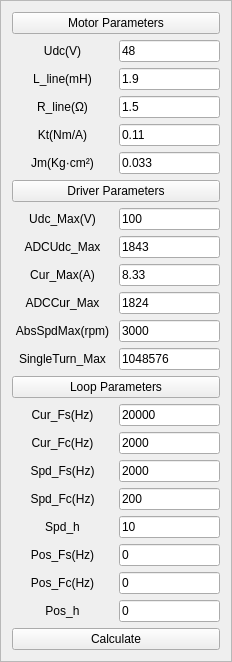
               <widget class="QFrame" name="MotorParameters_frame_1">
                <property name="frameShape">
                 <enum>QFrame::StyledPanel</enum>
                </property>
                <property name="frameShadow">
                 <enum>QFrame::Raised</enum>
                </property>
                <layout class="QVBoxLayout" name="verticalLayout_5">
                 <item>
                  <widget class="QPushButton" name="MotorParameters_pushButton_1">
                   <property name="text">
                    <string>Motor Parameters</string>
                   </property>
                  </widget>
                 </item>
                 <item>
                  <layout class="QHBoxLayout" name="Udc_horizontalLayout_1" stretch="1,1">
                   <item>
                    <widget class="QLabel" name="Udc_label_1">
                     <property name="text">
                      <string>Udc(V)</string>
                     </property>
                     <property name="alignment">
                      <set>Qt::AlignCenter</set>
                     </property>
                    </widget>
                   </item>
                   <item>
                    <widget class="QLineEdit" name="Udc_lineEdit_1">
                     <property name="maximumSize">
                      <size>
                       <width>16777215</width>
                       <height>16777215</height>
                      </size>
                     </property>
                     <property name="contextMenuPolicy">
                      <enum>Qt::DefaultContextMenu</enum>
                     </property>
                     <property name="layoutDirection">
                      <enum>Qt::LeftToRight</enum>
                     </property>
                     <property name="inputMask">
                      <string/>
                     </property>
                     <property name="text">
                      <string>48</string>
                     </property>
                     <property name="maxLength">
                      <number>7</number>
                     </property>
                     <property name="alignment">
                      <set>Qt::AlignLeading|Qt::AlignLeft|Qt::AlignVCenter</set>
                     </property>
                     <property name="placeholderText">
                      <string/>
                     </property>
                    </widget>
                   </item>
                  </layout>
                 </item>
                 <item>
                  <layout class="QHBoxLayout" name="Ll_horizontalLayout_1" stretch="1,1">
                   <item>
                    <widget class="QLabel" name="Ll_label_1">
                     <property name="text">
                      <string>L_line(mH)</string>
                     </property>
                     <property name="alignment">
                      <set>Qt::AlignCenter</set>
                     </property>
                    </widget>
                   </item>
                   <item>
                    <widget class="QLineEdit" name="Ll_lineEdit_1">
                     <property name="maximumSize">
                      <size>
                       <width>16777215</width>
                       <height>16777215</height>
                      </size>
                     </property>
                     <property name="contextMenuPolicy">
                      <enum>Qt::DefaultContextMenu</enum>
                     </property>
                     <property name="inputMask">
                      <string/>
                     </property>
                     <property name="text">
                      <string>1.9</string>
                     </property>
                     <property name="maxLength">
                      <number>7</number>
                     </property>
                     <property name="placeholderText">
                      <string/>
                     </property>
                    </widget>
                   </item>
                  </layout>
                 </item>
                 <item>
                  <layout class="QHBoxLayout" name="Rl_horizontalLayout_1" stretch="1,1">
                   <item>
                    <widget class="QLabel" name="Rl_label_1">
                     <property name="text">
                      <string>R_line(Ω)</string>
                     </property>
                     <property name="alignment">
                      <set>Qt::AlignCenter</set>
                     </property>
                    </widget>
                   </item>
                   <item>
                    <widget class="QLineEdit" name="Rl_lineEdit_1">
                     <property name="maximumSize">
                      <size>
                       <width>16777215</width>
                       <height>16777215</height>
                      </size>
                     </property>
                     <property name="contextMenuPolicy">
                      <enum>Qt::DefaultContextMenu</enum>
                     </property>
                     <property name="inputMask">
                      <string/>
                     </property>
                     <property name="text">
                      <string>1.5</string>
                     </property>
                     <property name="maxLength">
                      <number>7</number>
                     </property>
                     <property name="placeholderText">
                      <string/>
                     </property>
                    </widget>
                   </item>
                  </layout>
                 </item>
                 <item>
                  <layout class="QHBoxLayout" name="Kt_horizontalLayout_1" stretch="1,1">
                   <item>
                    <widget class="QLabel" name="Kt_label_1">
                     <property name="text">
                      <string>Kt(Nm/A)</string>
                     </property>
                     <property name="alignment">
                      <set>Qt::AlignCenter</set>
                     </property>
                     <property name="buddy">
                      <cstring>MotorEnable_widget</cstring>
                     </property>
                    </widget>
                   </item>
                   <item>
                    <widget class="QLineEdit" name="Kt_lineEdit_1">
                     <property name="maximumSize">
                      <size>
                       <width>16777215</width>
                       <height>16777215</height>
                      </size>
                     </property>
                     <property name="contextMenuPolicy">
                      <enum>Qt::DefaultContextMenu</enum>
                     </property>
                     <property name="inputMask">
                      <string/>
                     </property>
                     <property name="text">
                      <string>0.11</string>
                     </property>
                     <property name="maxLength">
                      <number>7</number>
                     </property>
                     <property name="placeholderText">
                      <string/>
                     </property>
                    </widget>
                   </item>
                  </layout>
                 </item>
                 <item>
                  <layout class="QHBoxLayout" name="Jm_horizontalLayout_1" stretch="1,1">
                   <item>
                    <widget class="QLabel" name="Jm_label_1">
                     <property name="text">
                      <string>Jm(Kg·cm²)</string>
                     </property>
                     <property name="alignment">
                      <set>Qt::AlignCenter</set>
                     </property>
                    </widget>
                   </item>
                   <item>
                    <widget class="QLineEdit" name="Jm_lineEdit_1">
                     <property name="maximumSize">
                      <size>
                       <width>16777215</width>
                       <height>16777215</height>
                      </size>
                     </property>
                     <property name="contextMenuPolicy">
                      <enum>Qt::DefaultContextMenu</enum>
                     </property>
                     <property name="inputMask">
                      <string/>
                     </property>
                     <property name="text">
                      <string>0.033</string>
                     </property>
                     <property name="maxLength">
                      <number>7</number>
                     </property>
                     <property name="placeholderText">
                      <string/>
                     </property>
                    </widget>
                   </item>
                  </layout>
                 </item>
                 <item>
                  <widget class="QPushButton" name="DriverParameters_pushButton_1">
                   <property name="text">
                    <string>Driver Parameters</string>
                   </property>
                  </widget>
                 </item>
                 <item>
                  <layout class="QHBoxLayout" name="UdcMax_horizontalLayout_1" stretch="1,1">
                   <item>
                    <widget class="QLabel" name="UdcMax_label_1">
                     <property name="text">
                      <string>Udc_Max(V)</string>
                     </property>
                     <property name="alignment">
                      <set>Qt::AlignCenter</set>
                     </property>
                    </widget>
                   </item>
                   <item>
                    <widget class="QLineEdit" name="UdcMax_lineEdit_1">
                     <property name="maximumSize">
                      <size>
                       <width>16777215</width>
                       <height>16777215</height>
                      </size>
                     </property>
                     <property name="contextMenuPolicy">
                      <enum>Qt::DefaultContextMenu</enum>
                     </property>
                     <property name="layoutDirection">
                      <enum>Qt::LeftToRight</enum>
                     </property>
                     <property name="inputMask">
                      <string/>
                     </property>
                     <property name="text">
                      <string>100</string>
                     </property>
                     <property name="maxLength">
                      <number>7</number>
                     </property>
                     <property name="alignment">
                      <set>Qt::AlignLeading|Qt::AlignLeft|Qt::AlignVCenter</set>
                     </property>
                     <property name="placeholderText">
                      <string/>
                     </property>
                    </widget>
                   </item>
                  </layout>
                 </item>
                 <item>
                  <layout class="QHBoxLayout" name="ADCUdcMax_horizontalLayout_1" stretch="1,1">
                   <item>
                    <widget class="QLabel" name="ADCUdcMax_label_1">
                     <property name="text">
                      <string>ADCUdc_Max</string>
                     </property>
                     <property name="alignment">
                      <set>Qt::AlignCenter</set>
                     </property>
                    </widget>
                   </item>
                   <item>
                    <widget class="QLineEdit" name="ADCUdcMax_lineEdit_1">
                     <property name="maximumSize">
                      <size>
                       <width>16777215</width>
                       <height>16777215</height>
                      </size>
                     </property>
                     <property name="contextMenuPolicy">
                      <enum>Qt::DefaultContextMenu</enum>
                     </property>
                     <property name="layoutDirection">
                      <enum>Qt::LeftToRight</enum>
                     </property>
                     <property name="inputMask">
                      <string/>
                     </property>
                     <property name="text">
                      <string>1843</string>
                     </property>
                     <property name="maxLength">
                      <number>7</number>
                     </property>
                     <property name="alignment">
                      <set>Qt::AlignLeading|Qt::AlignLeft|Qt::AlignVCenter</set>
                     </property>
                     <property name="placeholderText">
                      <string/>
                     </property>
                    </widget>
                   </item>
                  </layout>
                 </item>
                 <item>
                  <layout class="QHBoxLayout" name="CurMax_horizontalLayout_1" stretch="1,1">
                   <item>
                    <widget class="QLabel" name="CurMax_label_1">
                     <property name="text">
                      <string>Cur_Max(A)</string>
                     </property>
                     <property name="alignment">
                      <set>Qt::AlignCenter</set>
                     </property>
                    </widget>
                   </item>
                   <item>
                    <widget class="QLineEdit" name="CurMax_lineEdit_1">
                     <property name="maximumSize">
                      <size>
                       <width>16777215</width>
                       <height>16777215</height>
                      </size>
                     </property>
                     <property name="contextMenuPolicy">
                      <enum>Qt::DefaultContextMenu</enum>
                     </property>
                     <property name="inputMask">
                      <string/>
                     </property>
                     <property name="text">
                      <string>8.33</string>
                     </property>
                     <property name="maxLength">
                      <number>7</number>
                     </property>
                     <property name="placeholderText">
                      <string/>
                     </property>
                    </widget>
                   </item>
                  </layout>
                 </item>
                 <item>
                  <layout class="QHBoxLayout" name="ADCCurMax_horizontalLayout_1" stretch="1,1">
                   <item>
                    <widget class="QLabel" name="ADCCurMax_label_1">
                     <property name="text">
                      <string>ADCCur_Max</string>
                     </property>
                     <property name="alignment">
                      <set>Qt::AlignCenter</set>
                     </property>
                    </widget>
                   </item>
                   <item>
                    <widget class="QLineEdit" name="ADCCurMax_lineEdit_1">
                     <property name="maximumSize">
                      <size>
                       <width>16777215</width>
                       <height>16777215</height>
                      </size>
                     </property>
                     <property name="contextMenuPolicy">
                      <enum>Qt::DefaultContextMenu</enum>
                     </property>
                     <property name="inputMask">
                      <string/>
                     </property>
                     <property name="text">
                      <string>1824</string>
                     </property>
                     <property name="maxLength">
                      <number>7</number>
                     </property>
                     <property name="placeholderText">
                      <string/>
                     </property>
                    </widget>
                   </item>
                  </layout>
                 </item>
                 <item>
                  <layout class="QHBoxLayout" name="AbsSpdMax_horizontalLayout_1" stretch="1,1">
                   <item>
                    <widget class="QLabel" name="AbsSpdMax_label_1">
                     <property name="text">
                      <string>AbsSpdMax(rpm)</string>
                     </property>
                     <property name="alignment">
                      <set>Qt::AlignCenter</set>
                     </property>
                    </widget>
                   </item>
                   <item>
                    <widget class="QLineEdit" name="AbsSpdMax_lineEdit_1">
                     <property name="maximumSize">
                      <size>
                       <width>16777215</width>
                       <height>16777215</height>
                      </size>
                     </property>
                     <property name="contextMenuPolicy">
                      <enum>Qt::DefaultContextMenu</enum>
                     </property>
                     <property name="inputMask">
                      <string/>
                     </property>
                     <property name="text">
                      <string>3000</string>
                     </property>
                     <property name="maxLength">
                      <number>7</number>
                     </property>
                     <property name="placeholderText">
                      <string/>
                     </property>
                    </widget>
                   </item>
                  </layout>
                 </item>
                 <item>
                  <layout class="QHBoxLayout" name="SingleTurnMax_horizontalLayout_1" stretch="1,1">
                   <item>
                    <widget class="QLabel" name="SingleTurnMax_label_1">
                     <property name="text">
                      <string>SingleTurn_Max</string>
                     </property>
                     <property name="alignment">
                      <set>Qt::AlignCenter</set>
                     </property>
                    </widget>
                   </item>
                   <item>
                    <widget class="QLineEdit" name="SingleTurnMax_lineEdit_1">
                     <property name="maximumSize">
                      <size>
                       <width>16777215</width>
                       <height>16777215</height>
                      </size>
                     </property>
                     <property name="contextMenuPolicy">
                      <enum>Qt::DefaultContextMenu</enum>
                     </property>
                     <property name="inputMask">
                      <string/>
                     </property>
                     <property name="text">
                      <string>1048576</string>
                     </property>
                     <property name="maxLength">
                      <number>7</number>
                     </property>
                     <property name="placeholderText">
                      <string/>
                     </property>
                    </widget>
                   </item>
                  </layout>
                 </item>
                 <item>
                  <widget class="QPushButton" name="LoopParameters_pushButton_1">
                   <property name="text">
                    <string>Loop Parameters</string>
                   </property>
                  </widget>
                 </item>
                 <item>
                  <layout class="QHBoxLayout" name="CurFs_horizontalLayout_1" stretch="1,1">
                   <item>
                    <widget class="QLabel" name="CurFs_label_1">
                     <property name="text">
                      <string>Cur_Fs(Hz)</string>
                     </property>
                     <property name="alignment">
                      <set>Qt::AlignCenter</set>
                     </property>
                    </widget>
                   </item>
                   <item>
                    <widget class="QLineEdit" name="CurFs_lineEdit_1">
                     <property name="maximumSize">
                      <size>
                       <width>16777215</width>
                       <height>16777215</height>
                      </size>
                     </property>
                     <property name="contextMenuPolicy">
                      <enum>Qt::DefaultContextMenu</enum>
                     </property>
                     <property name="layoutDirection">
                      <enum>Qt::LeftToRight</enum>
                     </property>
                     <property name="inputMask">
                      <string/>
                     </property>
                     <property name="text">
                      <string>20000</string>
                     </property>
                     <property name="maxLength">
                      <number>7</number>
                     </property>
                     <property name="alignment">
                      <set>Qt::AlignLeading|Qt::AlignLeft|Qt::AlignVCenter</set>
                     </property>
                     <property name="placeholderText">
                      <string/>
                     </property>
                    </widget>
                   </item>
                  </layout>
                 </item>
                 <item>
                  <layout class="QHBoxLayout" name="CurFc_horizontalLayout_1" stretch="1,1">
                   <item>
                    <widget class="QLabel" name="CurFc_label_1">
                     <property name="text">
                      <string>Cur_Fc(Hz)</string>
                     </property>
                     <property name="alignment">
                      <set>Qt::AlignCenter</set>
                     </property>
                    </widget>
                   </item>
                   <item>
                    <widget class="QLineEdit" name="CurFc_lineEdit_1">
                     <property name="maximumSize">
                      <size>
                       <width>16777215</width>
                       <height>16777215</height>
                      </size>
                     </property>
                     <property name="contextMenuPolicy">
                      <enum>Qt::DefaultContextMenu</enum>
                     </property>
                     <property name="layoutDirection">
                      <enum>Qt::LeftToRight</enum>
                     </property>
                     <property name="inputMask">
                      <string/>
                     </property>
                     <property name="text">
                      <string>2000</string>
                     </property>
                     <property name="maxLength">
                      <number>7</number>
                     </property>
                     <property name="alignment">
                      <set>Qt::AlignLeading|Qt::AlignLeft|Qt::AlignVCenter</set>
                     </property>
                     <property name="placeholderText">
                      <string/>
                     </property>
                    </widget>
                   </item>
                  </layout>
                 </item>
                 <item>
                  <layout class="QHBoxLayout" name="SpdFs_horizontalLayout_1" stretch="1,1">
                   <item>
                    <widget class="QLabel" name="SpdFs_label_1">
                     <property name="text">
                      <string>Spd_Fs(Hz)</string>
                     </property>
                     <property name="alignment">
                      <set>Qt::AlignCenter</set>
                     </property>
                    </widget>
                   </item>
                   <item>
                    <widget class="QLineEdit" name="SpdFs_lineEdit_1">
                     <property name="maximumSize">
                      <size>
                       <width>16777215</width>
                       <height>16777215</height>
                      </size>
                     </property>
                     <property name="contextMenuPolicy">
                      <enum>Qt::DefaultContextMenu</enum>
                     </property>
                     <property name="layoutDirection">
                      <enum>Qt::LeftToRight</enum>
                     </property>
                     <property name="inputMask">
                      <string/>
                     </property>
                     <property name="text">
                      <string>2000</string>
                     </property>
                     <property name="maxLength">
                      <number>7</number>
                     </property>
                     <property name="alignment">
                      <set>Qt::AlignLeading|Qt::AlignLeft|Qt::AlignVCenter</set>
                     </property>
                     <property name="placeholderText">
                      <string/>
                     </property>
                    </widget>
                   </item>
                  </layout>
                 </item>
                 <item>
                  <layout class="QHBoxLayout" name="SpdFc_horizontalLayout_1" stretch="1,1">
                   <item>
                    <widget class="QLabel" name="SpdFc_label_1">
                     <property name="text">
                      <string>Spd_Fc(Hz)</string>
                     </property>
                     <property name="alignment">
                      <set>Qt::AlignCenter</set>
                     </property>
                    </widget>
                   </item>
                   <item>
                    <widget class="QLineEdit" name="SpdFc_lineEdit_1">
                     <property name="maximumSize">
                      <size>
                       <width>16777215</width>
                       <height>16777215</height>
                      </size>
                     </property>
                     <property name="contextMenuPolicy">
                      <enum>Qt::DefaultContextMenu</enum>
                     </property>
                     <property name="layoutDirection">
                      <enum>Qt::LeftToRight</enum>
                     </property>
                     <property name="inputMask">
                      <string/>
                     </property>
                     <property name="text">
                      <string>200</string>
                     </property>
                     <property name="maxLength">
                      <number>7</number>
                     </property>
                     <property name="alignment">
                      <set>Qt::AlignLeading|Qt::AlignLeft|Qt::AlignVCenter</set>
                     </property>
                     <property name="placeholderText">
                      <string/>
                     </property>
                    </widget>
                   </item>
                  </layout>
                 </item>
                 <item>
                  <layout class="QHBoxLayout" name="SpdH_horizontalLayout_1" stretch="1,1">
                   <item>
                    <widget class="QLabel" name="SpdH_label_1">
                     <property name="text">
                      <string>Spd_h</string>
                     </property>
                     <property name="alignment">
                      <set>Qt::AlignCenter</set>
                     </property>
                    </widget>
                   </item>
                   <item>
                    <widget class="QLineEdit" name="SpdH_lineEdit_1">
                     <property name="maximumSize">
                      <size>
                       <width>16777215</width>
                       <height>16777215</height>
                      </size>
                     </property>
                     <property name="contextMenuPolicy">
                      <enum>Qt::DefaultContextMenu</enum>
                     </property>
                     <property name="layoutDirection">
                      <enum>Qt::LeftToRight</enum>
                     </property>
                     <property name="inputMask">
                      <string/>
                     </property>
                     <property name="text">
                      <string>10</string>
                     </property>
                     <property name="maxLength">
                      <number>7</number>
                     </property>
                     <property name="alignment">
                      <set>Qt::AlignLeading|Qt::AlignLeft|Qt::AlignVCenter</set>
                     </property>
                     <property name="placeholderText">
                      <string/>
                     </property>
                    </widget>
                   </item>
                  </layout>
                 </item>
                 <item>
                  <layout class="QHBoxLayout" name="PosFs_horizontalLayout_1" stretch="1,1">
                   <item>
                    <widget class="QLabel" name="PosFs_label_1">
                     <property name="text">
                      <string>Pos_Fs(Hz)</string>
                     </property>
                     <property name="alignment">
                      <set>Qt::AlignCenter</set>
                     </property>
                    </widget>
                   </item>
                   <item>
                    <widget class="QLineEdit" name="PosFs_lineEdit_1">
                     <property name="maximumSize">
                      <size>
                       <width>16777215</width>
                       <height>16777215</height>
                      </size>
                     </property>
                     <property name="contextMenuPolicy">
                      <enum>Qt::DefaultContextMenu</enum>
                     </property>
                     <property name="layoutDirection">
                      <enum>Qt::LeftToRight</enum>
                     </property>
                     <property name="inputMask">
                      <string/>
                     </property>
                     <property name="text">
                      <string>0</string>
                     </property>
                     <property name="maxLength">
                      <number>7</number>
                     </property>
                     <property name="alignment">
                      <set>Qt::AlignLeading|Qt::AlignLeft|Qt::AlignVCenter</set>
                     </property>
                     <property name="placeholderText">
                      <string/>
                     </property>
                    </widget>
                   </item>
                  </layout>
                 </item>
                 <item>
                  <layout class="QHBoxLayout" name="PosFc_horizontalLayout_1" stretch="1,1">
                   <item>
                    <widget class="QLabel" name="PosFc_label_1">
                     <property name="text">
                      <string>Pos_Fc(Hz)</string>
                     </property>
                     <property name="alignment">
                      <set>Qt::AlignCenter</set>
                     </property>
                    </widget>
                   </item>
                   <item>
                    <widget class="QLineEdit" name="PosFc_lineEdit_1">
                     <property name="maximumSize">
                      <size>
                       <width>16777215</width>
                       <height>16777215</height>
                      </size>
                     </property>
                     <property name="contextMenuPolicy">
                      <enum>Qt::DefaultContextMenu</enum>
                     </property>
                     <property name="layoutDirection">
                      <enum>Qt::LeftToRight</enum>
                     </property>
                     <property name="inputMask">
                      <string/>
                     </property>
                     <property name="text">
                      <string>0</string>
                     </property>
                     <property name="maxLength">
                      <number>7</number>
                     </property>
                     <property name="alignment">
                      <set>Qt::AlignLeading|Qt::AlignLeft|Qt::AlignVCenter</set>
                     </property>
                     <property name="placeholderText">
                      <string/>
                     </property>
                    </widget>
                   </item>
                  </layout>
                 </item>
                 <item>
                  <layout class="QHBoxLayout" name="PosH_horizontalLayout_1" stretch="1,1">
                   <item>
                    <widget class="QLabel" name="PosH_label_1">
                     <property name="text">
                      <string>Pos_h</string>
                     </property>
                     <property name="alignment">
                      <set>Qt::AlignCenter</set>
                     </property>
                    </widget>
                   </item>
                   <item>
                    <widget class="QLineEdit" name="PosH_lineEdit_1">
                     <property name="maximumSize">
                      <size>
                       <width>16777215</width>
                       <height>16777215</height>
                      </size>
                     </property>
                     <property name="contextMenuPolicy">
                      <enum>Qt::DefaultContextMenu</enum>
                     </property>
                     <property name="layoutDirection">
                      <enum>Qt::LeftToRight</enum>
                     </property>
                     <property name="inputMask">
                      <string/>
                     </property>
                     <property name="text">
                      <string>0</string>
                     </property>
                     <property name="maxLength">
                      <number>7</number>
                     </property>
                     <property name="alignment">
                      <set>Qt::AlignLeading|Qt::AlignLeft|Qt::AlignVCenter</set>
                     </property>
                     <property name="placeholderText">
                      <string/>
                     </property>
                    </widget>
                   </item>
                  </layout>
                 </item>
                 <item>
                  <widget class="QPushButton" name="Calculate_pushButton_1">
                   <property name="text">
                    <string>Calculate</string>
                   </property>
                  </widget>
                 </item>
                </layout>
               </widget>
